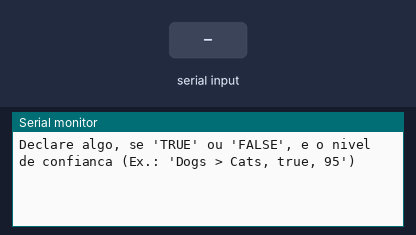
Recording of a sketch running on a simulated Arduino Uno, built with avr-gcc and run on an emulated ATmega328P. Parts: the last lines printed to the serial monitor. Inputs (shaded band) come from the test bench.

Above: at 1.2 s.
1.3 s: ", \n" received over Serial
At 1.37 s:
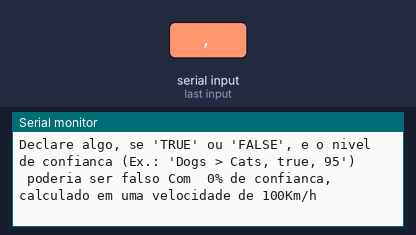
2.8 s: "true\n" received over Serial
At 2.87 s:
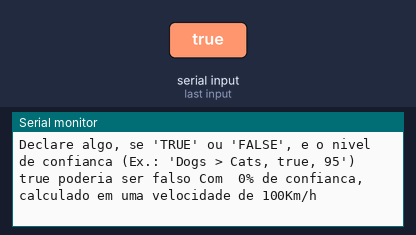
4.3 s: "90,45\n" received over Serial
At 5.5 s:
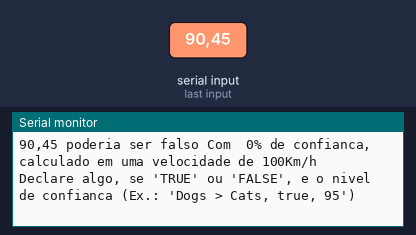

The sketch:

script.ino
```cpp
bool boolSwitch = false;

String createTruth(bool argBool, String argString, int argInt, float argFloat) {
  String boolVal;
  // Verifica se o argumento é true ou false
  if(argBool == true) {
    // Caso seja verdadeiro, retorna:
    boolVal = " eh verdadeiro";
    // Verifica se o argumento float é menor que 50 e maior ou igual a zero
    if(argFloat >= 0 && argFloat < 50) {
      // Caso seja menor que 50, retorna:
      boolVal = " poderia ser verdadeiro";
    }
  }
  // Caso não entre na condição acima, verifica se entra na de baixo
  else {
    boolVal = " eh falso";
    // Verifica se o argumento float é menor que 50 e maior ou igual a zero
    if(argFloat >= 0 && argFloat < 50) {
      // Caso seja menor que 50, retorna:
      boolVal = " poderia ser falso";
    }
  }
  // Cria uma mensagem com os argumentos
  String message = argString + boolVal + " Com " + String(argFloat, 0) + "% de confianca, calculado em uma velocidade de " + String(argInt) + "Km/h\n";
  // Retorna a mensagem criada
  return message;
}

void setup() {
  // Dá inicio a comunicação Serial
  Serial.begin(9600);
}

void loop() {
  // Imprime uma mensagem para o usuário
  Serial.println("Declare algo, se 'TRUE' ou 'FALSE', e o nivel de confianca (Ex.: 'Dogs > Cats, true, 95')");
  // Enquanto boolSwitch for false, faça:
  while (boolSwitch == false) {
    // Verifica se existem dados disponíveis na Serial
    if (Serial.available() > 0) {
      // Cria uma String com todos os dados
      String wholeString = Serial.readStringUntil('\n');
      // Encontra o primeiro índice da vírgula
      int firstComma = wholeString.indexOf(", ");
      // Cria uma String apenas com a declaração
      String statement = wholeString.substring(0, firstComma);
      // Encontra o segundo índice da vírgula
      int secondComma = wholeString.indexOf(", ", firstComma + 1);
      // Cria um bool com o valor da declaração
      bool truthValue = wholeString.substring(firstComma + 2, secondComma).equalsIgnoreCase("true");
      // Cria um float com o valor de confiança
      float confidence = wholeString.substring(secondComma + 2).toFloat();
      // Imprime a mensagem criada com os argumentos
      Serial.println(createTruth(truthValue, statement, 100, confidence));
      // Interrompe o while para pedir outra declaração pelo println
      break;
    }
  }
}
```

Measured:
- after the input at 1.3 s, the serial monitor: prints a new line at once (image 1)
- after the input at 2.8 s, the serial monitor: prints a new line at once (image 2)
- after the input at 4.3 s, the serial monitor: prints a new line at once (image 3)
